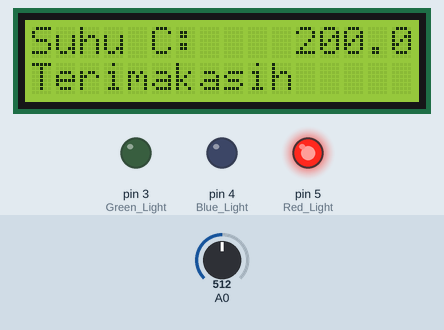
Simulated run of this sketch. Board: Arduino Uno, built with avr-gcc and run on an emulated ATmega328P. Shown: 16×2 character LCD, output pins drawn as LEDs (lit = HIGH). The test bench sets the inputs (shaded band); at power-on: A0 = 512.

Above: at 2.2 s.
2.3 s: A0 set to 194
At 2.9 s:
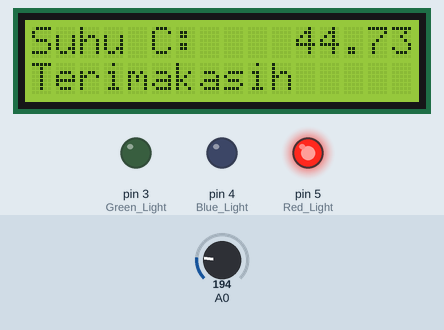
3.8 s: A0 set to 175
At 4.6 s:
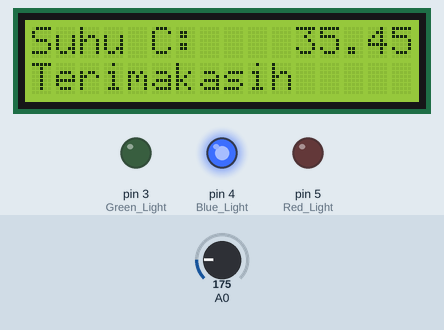
5.3 s: A0 set to 159
At 6.5 s:
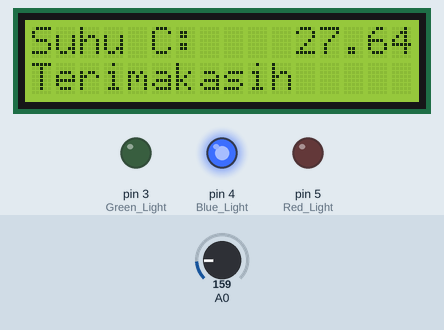
6.8 s: A0 set to 137
At 7.1 s:
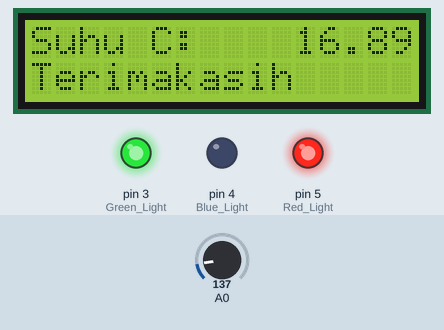
Timing chart, 0 to 9.3 s (numbered marks = the images above; inputs shaded):
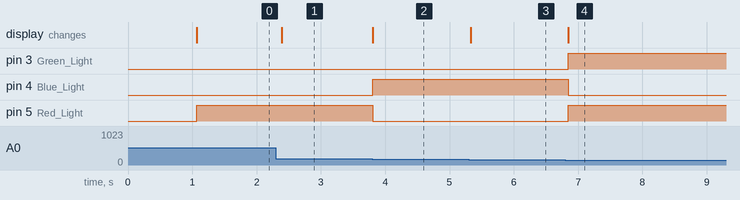

The sketch:

Suhu_+_LED_+_LCD.ino
```cpp
#include <LiquidCrystal.h>
LiquidCrystal lcd(7,6,9,10,11,12);

float C;
int hot = 39;
int cold = 21;
const int TemperaturePin = 0;
void setup() {
  pinMode(A0, INPUT);
  pinMode(3, OUTPUT); //Green Light
  pinMode(4, OUTPUT); //Blue Light
  pinMode(5, OUTPUT); //Red Light
  Serial.begin(9600);
  lcd.begin(16, 2);
  lcd.setCursor(0,0);
  lcd.print("Haekal Ramadhan");
  lcd.setCursor(0,1);
  lcd.print("18116025");
  delay(1000);
  lcd.clear();
  lcd.setCursor(0,0);
  lcd.print("Suhu C: ");
  lcd.setCursor(0,1);
  lcd.print("Terimakasih");
}

void loop() {
    float suhu = getVoltage (TemperaturePin);
    float C = (suhu - 0.5)*100.0;
  	lcd.setCursor(11, 0);
    lcd.print(C);
    if (C < cold) {
      digitalWrite(3, HIGH);
      digitalWrite(4, LOW);
      digitalWrite(5, HIGH);
    }
    else if (C > hot) {
      digitalWrite(3, LOW);
      digitalWrite(4, LOW);
      digitalWrite(5, HIGH);
    }
    else {
      digitalWrite(3, LOW);
      digitalWrite(4, HIGH);
      digitalWrite(5, LOW);
    }
    delay(100);
}

float getVoltage(int pin)
{
   return (analogRead(A0) * 0.004882814);
}
```

Measured:
- the behaviour switches between 183 and 182 on A0 (found by bisection; images 1 and 2)
- the behaviour switches between 146 and 145 on A0 (found by bisection; images 3 and 4)
- after the input at 2.3 s, the display: changes after 0.09 s (image 1)
- after the input at 3.8 s, pin 4 (Blue_Light): LOW → HIGH at once; pin 5 (Red_Light): HIGH → LOW at once; the display: changes at once (image 2)
- after the input at 5.3 s, the display: changes at once (image 3)
- after the input at 6.8 s, pin 3 (Green_Light), pin 5 (Red_Light): LOW → HIGH after 0.05 s; pin 4 (Blue_Light): HIGH → LOW after 0.05 s; the display: changes after 0.05 s (image 4)
